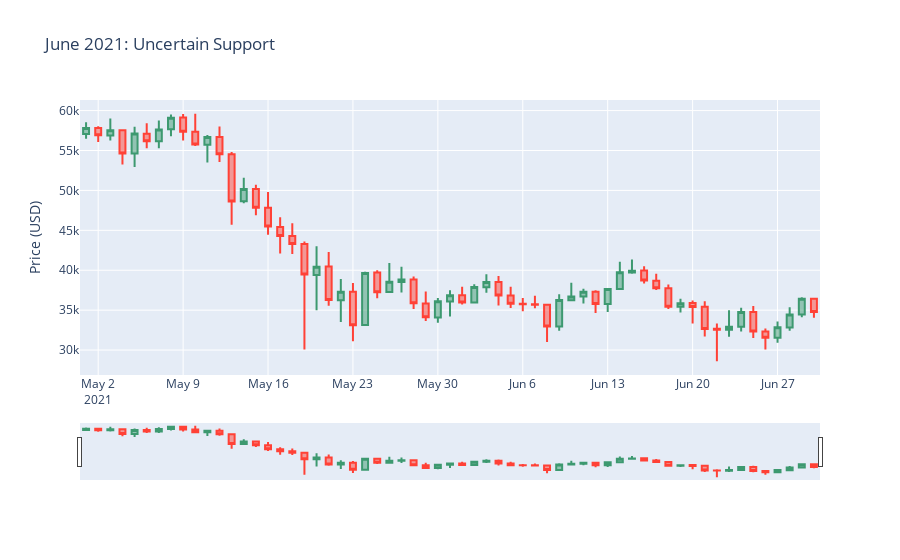

Source (notebook cell):
### Markdown cell above
### Giugno 2021: Ambiguità sul supporto a Bitcoin

Cosa è successo? Dopo la sospensione dei pagamenti in Bitcoin, Musk ha continuato a twittare in modo ambiguo, alimentando incertezza sul suo supporto alla criptovaluta. In particolare, un tweet criptico in cui rispondeva con un’emoji di cuore spezzato associata a Bitcoin ha fatto pensare agli investitori che Musk stesse perdendo interesse per Bitcoin.

Effetto sul mercato: Questo tweet ha scatenato un'ulteriore reazione negativa sul mercato, con Bitcoin che è sceso di circa il 7% in poche ore, consolidando il clima di paura e incertezza già presente nel mercato.

Tweet chiave: Musk ha twittato un meme che rappresentava una coppia che si lascia, con il simbolo di Bitcoin e un'emoji di cuore spezzato, suggerendo il suo "distacco" dalla criptovaluta.

### Code cell
import pandas as pd
import plotly.graph_objects as go

# Caricare il dataset da un file CSV
bitcoin_df = pd.read_csv('data/btc_prices.csv', parse_dates=['Timestamp'], date_parser=lambda x: pd.to_datetime(x, unit='s'))

# Impostare l'intervallo di date
start_date = '2021-05-01'
end_date = '2021-06-30'

# Filtrare il DataFrame per l'intervallo di date
filtered_df = bitcoin_df.set_index('Timestamp').loc[start_date:end_date]

# Risample il DataFrame a intervalli di un'ora
resampled_df = filtered_df.resample('d').agg({'Open': 'first', 'High': 'max', 'Low': 'min', 'Close': 'last', 'Volume': 'sum'}).dropna()

# Creare il candlechart con i dati risample
fig = go.Figure(data=[go.Candlestick(x=resampled_df.index,
                                     open=resampled_df['Open'],
                                     high=resampled_df['High'],
                                     low=resampled_df['Low'],
                                     close=resampled_df['Close'])])

fig.update_layout(title='June 2021: Uncertain Support',
                  yaxis_title='Price (USD)')

fig.show()
